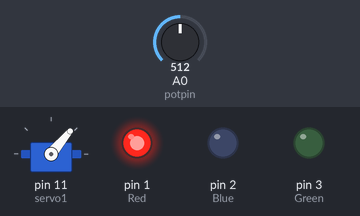
Simulated run of this sketch. Board: Arduino Uno, built with avr-gcc and run on an emulated ATmega328P. Parts: servo, output pins drawn as LEDs (lit = HIGH). Inputs (shaded band) come from the test bench; at power-on: A0 (potpin) = 512.

Above: at 13.8 s.
13.9 s: A0 (potpin) set to 716
At 16.6 s:
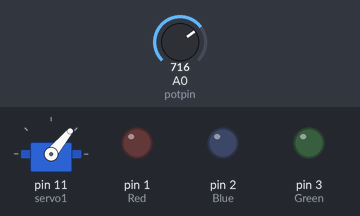
27.5 s: A0 (potpin) set to 900
At 29.7 s:
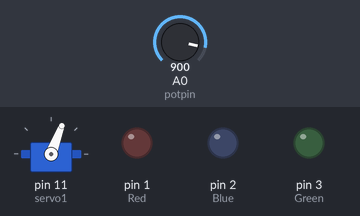
40.5 s: A0 (potpin) set to 1023
At 42.7 s:
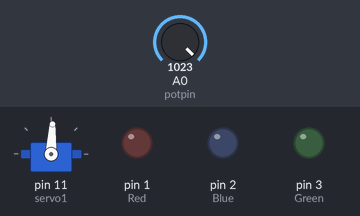
53.6 s: A0 (potpin) set to 306
66.6 s: A0 (potpin) set to 122
Timing chart, 0 to 95.1 s (numbered marks = the images above; inputs shaded):
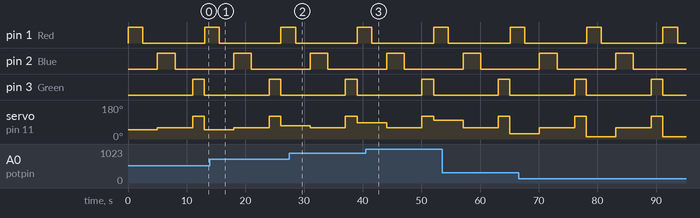

The sketch:

magnificent_bigery1.ino
```cpp
#include <Servo.h>
Servo servo1;
int potpin=0;
int Red = 1;
int Blue = 2;
int Green=3;
int val;
int trigpin=5;
int echopin=6;
long distance;
long duration;
void setup()
{
servo1.attach(11);
 pinMode(Red, OUTPUT);
 pinMode(Blue, OUTPUT);
  pinMode(Green,OUTPUT);
  pinMode(trigpin,OUTPUT);
  pinMode(echopin,INPUT);
}
void loop() {

  servo1.write(0);
  val=analogRead(potpin);
  val = map(val, 0,1023,0,100);
  servo1.write(val);
  delay(20);

   if(distance <=20){
  digitalWrite(Red,HIGH);
  delay(2500);
  digitalWrite(Red, LOW);
  delay(2500);
   servo1.write(60);
  }
   else  { servo1.write(0);}
  if (distance<=20){
  digitalWrite(Blue, HIGH);
  delay(3000);
  digitalWrite(Blue,LOW);
  delay(3000);
   servo1.write(120);
 }
  else  {servo1.write(0);}
   if (distance<=20){
  digitalWrite(Green,HIGH);
  delay(2000);
  digitalWrite(Green,LOW);
  delayMicroseconds(15);
  servo1.write(180);
    }
    else{servo1.write(0);}
}
  void ultra(){
  digitalWrite(trigpin,LOW);
  delayMicroseconds(10);
  digitalWrite(trigpin,HIGH);
  delayMicroseconds(20);
  digitalWrite(trigpin,LOW);
  duration = pulseIn(echopin, HIGH);
  distance=duration*0.343/2;
}

  
```

Measured:
- by itself, pin 1 (Red): alternates HIGH for 2.5 s and LOW for 10.5 s
- by itself, pin 2 (Blue): alternates HIGH for 3.0 s and LOW for 10.0 s
- by itself, pin 3 (Green): alternates HIGH for 2.0 s and LOW for 11.0 s
